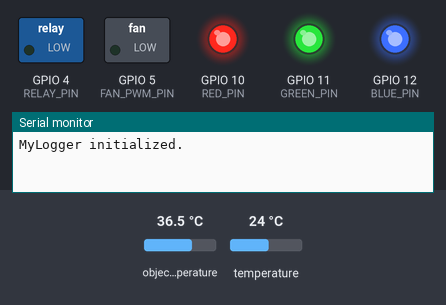
The program below on a simulated ESP32-S3. Parts: switched loads named in the program (green lamp = pin HIGH), output pins drawn as LEDs (lit = HIGH), the last lines printed to the serial monitor. Inputs (shaded band) come from the test bench; at power-on: object temperature 36.5 °C, temperature 24 °C. WiFi joins after 1.5 s; servers stay silent unless stated; the local clock reads 2024-03-15 10:24:30 at power-on unless the program sets it.

Above: at 2.5 s.
At 3.5 s:
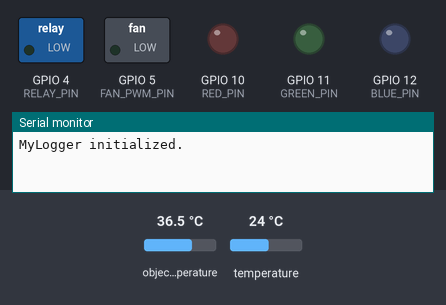
At 5.5 s:
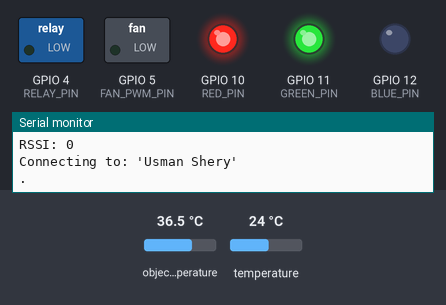
At 6.5 s:
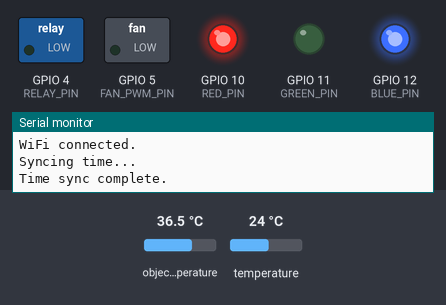
At 7.5 s:
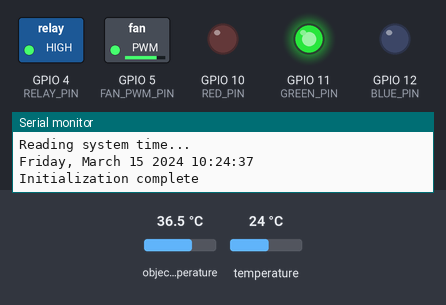
At 8.5 s:
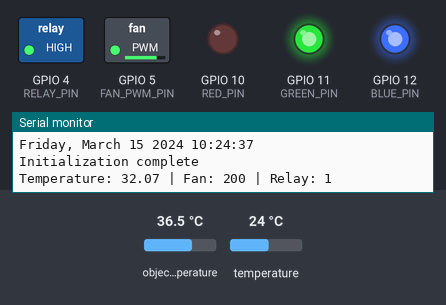
Timing chart, 0 to 10.0 s (numbered marks = the images above):
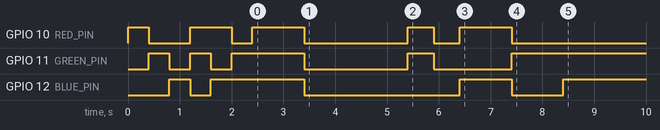

Measured:
- by itself, GPIO 12 (BLUE_PIN): goes LOW 0.40 s, HIGH 1.8 s, LOW 3.0 s, HIGH 1.0 s, LOW 1.0 s, then HIGH

The program:

main.cpp
```cpp
#include "include/TemperatureManager.h"
#include "include/Logger.h"
#include "include/Network.h"
#include "include/Led.h"
#include "include/Util.h"
#include "include/FanController.h"

Network network = Network();
Adafruit_MLX90614 mlx = Adafruit_MLX90614();
TemperatureManager tempManager = TemperatureManager();
FanController fanController = FanController();

void setup() {
  // init logger
  logger.begin(115200);

  // init led & execute a color test
  led.Init();
  led.Test();

  // setup temp sensor
  if (!tempManager.Init()) {
    led.Set(Led::Color::RED);
    while (1);
  };

  // setup wifi
  while(1){
    if(!network.Connect()){
      led.Set(Led::Color::RED);
      led.Freeze(true);
      delay(5000);
    }else{
      led.Freeze(false);
      break;
    }
  }

  // time sync
  while(1){
    if(!network.SyncSysTime()){
      led.Set(Led::Color::RED);
      led.Freeze(true);
      delay(5000);
    }else{
      led.Freeze(false);
      break;
    }
  }

  // update time
  while(1){
    logger.log("Reading system time...");
    if(network.ReadTime()){
      led.Freeze(false);
      led.Set(Led::MEGENTA);
      network.PrintTime();
      break;
    }else{
      logger.log("time false");
      led.Set(Led::Color::RED);
      led.Freeze(true);
    }
  }

  // init fan controller
  fanController.Init();
  fanController.Reset(tempManager.GetObjectTemp());

  led.Set(Led::Color::GREEN);
  logger.log("Initialization complete");
  delay(1000);
}

void loop() {
  // update temperature
  tempManager.UpdateReading();

  // get system time
  network.ReadTime();
  int systemTimeSec = timeToDaySeconds(network.GetTime());

  // update fan speed
  fanController.UpdateFanSpeed(tempManager.GetObjectTemp(), systemTimeSec);

  // log results
  // todo

  delay(1000);
}
```

FanController.cpp
```cpp
#include "../include/FanController.h"

void FanController::Init(){
    fanSpeed = FAN_SPEED_MAX;
    relayState = true;
    fanToggle = true;
    pinMode(FAN_PWM_PIN, OUTPUT);
    pinMode(RELAY_PIN, OUTPUT);
    analogWrite(FAN_PWM_PIN, fanSpeed);
    digitalWrite(RELAY_PIN, (uint8_t)(relayState & 1));
}

void FanController::UpdateFanSpeed(float newCurrentTemp, int systemTimeDaySec){
    unsigned long currentSystemClock = millis();

    if (systemTimeDaySec >= startTimeSec && systemTimeDaySec <= endTimeSec && fanToggle == false){
        logger.log("Toggle on: working hours starting");
        Reset(newCurrentTemp);
        Toggle(true);
    }else if ((systemTimeDaySec < startTimeSec || systemTimeDaySec > endTimeSec) && fanToggle == true){
        logger.log("Toggle off: out of working hours");
        Toggle(false);
        return;
    }

    if (fanToggle == false){
        return;
    }

    // reading after 1 min
    if(currentSystemClock - prevSystemClock > 60000){
        logger.log("processing for fanspeed, toggle: %d", fanToggle);
        prevSystemClock = currentSystemClock;

        prevTemp = currentTemp;
        currentTemp = newCurrentTemp;
        tempHistory[++tempHistoryIndex] = currentTemp;

        // safe range check
        if(currentTemp >= TEMP_UPPER_THRESHOLD){
            // too hot, full speed cooling
            fanSpeed = FAN_SPEED_MAX;
        }else if (currentTemp <= TEMP_LOWER_THRESHOLD && prevTemp <= TEMP_LOWER_THRESHOLD){
            // cool enough, turn off the cooling
            fanSpeed = 0;
        }else{
            // maintain cooling
            float rate = ComputeFirstDerivative();
            // check the rate of change
            if(rate < -0.1){
                // temp decreasing
                // todo: no change
            }else if (rate > 0.1){
                // temp increasing
                // todo: increase fan speed by 10%
                if(fanSpeed < FAN_SPEED_MAX){
                    fanSpeed += FAN_SPEED_MAX * 0.1;
                }
                if(fanSpeed > FAN_SPEED_MAX){
                    fanSpeed = FAN_SPEED_MAX;
                }
            }else{
                // no significant change
                // todo: decrease fan speed by 10%
                if(fanSpeed > FAN_SPEED_MIN){
                    fanSpeed -= FAN_SPEED_MAX * 0.1;
                }
                if(fanSpeed < FAN_SPEED_MIN){
                    fanSpeed = FAN_SPEED_MIN;
                }
            }
        }

        if(fanSpeed <= 0){
            relayState = false;
        }else{
            relayState = true;
        }

        analogWrite(FAN_PWM_PIN, fanSpeed);
        digitalWrite(RELAY_PIN, (uint8_t)(relayState & 1));
    }

    logger.log("Temperature: %.2f | Fan: %d | Relay: %d", newCurrentTemp, fanSpeed, relayState);
}

void FanController::Reset(float currentTemperature){
    currentTemp = currentTemperature;
    prevTemp = currentTemp;
    for(int i = 0; i < TEMP_HISTORY_BUFFER; i++){
        tempHistory[i] = currentTemp;
    }
    tempHistoryIndex = 0;
    prevSystemClock = millis();
    fanSpeed = FAN_SPEED_MAX;
}

void FanController::Toggle(bool toggleValue){
    this->fanToggle = toggleValue;
}

float FanController::ComputeFirstDerivative() {
    return tempHistory[tempHistoryIndex] - GetPrevTemp(1); // Units: °C/minute
}

float FanController::ComputeSecondDerivative() {
    float rateNow = tempHistory[tempHistoryIndex] - GetPrevTemp(1);
    float ratePrev = GetPrevTemp(1) -  GetPrevTemp(2);
    return rateNow - ratePrev; // Units: °C/minute²
}

float FanController::GetPrevTemp(int offset){
    int effectiveIndex = tempHistoryIndex - offset;
    if (effectiveIndex < 0){
        effectiveIndex = effectiveIndex + TEMP_HISTORY_BUFFER;
    }
    return tempHistory[effectiveIndex];
}

bool FanController::GetState(){
    this->fanToggle;
}
```

Led.cpp
```cpp
#include "./include/Led.h"
#include "../include/Config.h"
#include "../include/Logger.h"

Led led;

void Led::Init(){
    pinMode(RED_PIN, OUTPUT);
    pinMode(GREEN_PIN, OUTPUT);
    pinMode(BLUE_PIN, OUTPUT);
    freeze = false;
    ledState = true;
    Clear();
}

void Led::Test(){
    Set(Color::RED);
    delay(400);
    Set(Color::GREEN);
    delay(400);
    Set(Color::BLUE);
    delay(400);
    Set(Color::YELLOW);
    delay(400);
    Set(Color::MEGENTA);
    delay(400);
    Set(Color::CYAN);
    delay(400);
    Set(Color::WHITE);
    delay(1000);
    Toggle();
    delay(1000);
}

void Led::Set(Color clr){
    Set(clr, (int)DEFAULT_INTENSITY);
}

void Led::Set(Color clr, int brightness){
    UpdateStateValues(
        colorTranslate[(int)clr][0],
        colorTranslate[(int)clr][1],
        colorTranslate[(int)clr][2],
        brightness
    );
    UpdateLedState();
}

void Led::Toggle(){
    Toggle(!ledState);
}

void Led::Toggle(bool stateOverride){
  ledState = stateOverride;
  UpdateLedState();
}

void Led::Freeze(bool freeze){
  this->freeze = freeze;
  Toggle(ledState);
}

// private
void Led::UpdateStateValues(int r, int g, int b){
  UpdateStateValues(r, g, b, DEFAULT_INTENSITY);
}

void Led::UpdateStateValues(int r, int g, int b, int intensity){
  if (freeze){ return; }
  this->r = r * intensity;
  this->g = g * intensity;
  this->b = b * intensity;
}

void Led::UpdateLedState(){
  if (freeze){ return; }
  if (ledState){
    digitalWrite(RED_PIN, r);
    digitalWrite(GREEN_PIN, g);
    digitalWrite(BLUE_PIN, b);
  }else{
    digitalWrite(RED_PIN, 0);
    digitalWrite(GREEN_PIN, 0);
    digitalWrite(BLUE_PIN, 0);
  }
}

void Led::Clear(){
  if (freeze){ return; }
  r = g = b = 0;
  ledState = true;
}
```

Logger.cpp
```cpp
#include "../include/Logger.h" // Include our logger header

// Define the global instance of MyLogger.
// This allocates memory for the Logger object.
Logger logger;

/**
 * @brief Initializes the Serial communication for logging.
 *
 * This function should be called once in your Arduino sketch's setup() function.
 * It sets the baud rate for the Serial monitor.
 * The initialization code is conditionally compiled based on ENABLE_MY_LOGGER.
 *
 * @param baudRate The baud rate for Serial communication (e.g., 115200).
 */
void Logger::begin(unsigned long baudRate) {
#ifdef ENABLE_MY_LOGGER
    Serial.begin(baudRate);
    // Optional: Wait for the Serial port to connect.
    // This is particularly useful for boards with native USB (like ESP32-S2/S3)
    // where the Serial Monitor might not be immediately ready.
    // It waits up to 5 seconds.
    unsigned long startTime = millis();
    while (!Serial && (millis() - startTime < 5000)) {
        delay(10); // Small delay to prevent busy-waiting
    }
    Serial.println("MyLogger initialized.");
#endif
}

/**
 * @brief Logs a formatted message to the Serial monitor.
 *
 * This function uses `vsnprintf` to safely format the message into an
 * internal buffer and then prints it to the Serial monitor.
 * The logging logic is conditionally compiled based on ENABLE_MY_LOGGER.
 * If ENABLE_MY_LOGGER is not defined, this function compiles to nothing.
 *
 * @param format The format string (e.g., "Value: %d, Text: %s").
 * @param ... Variable arguments corresponding to the format specifiers.
 */
void Logger::log(const char* format, ...) {
#ifdef ENABLE_MY_LOGGER
    // Declare a va_list to hold the variable arguments
    va_list args;
    // Initialize va_list to retrieve the arguments after 'format'
    va_start(args, format);

    // Use vsnprintf to safely format the string into the buffer.
    // vsnprintf prevents buffer overflows by limiting the output to LOG_BUFFER_SIZE.
    vsnprintf(_logBuffer, sizeof(_logBuffer), format, args);

    // Clean up the va_list
    va_end(args);

    // Print the formatted string to the Serial monitor, followed by a newline
    Serial.println(_logBuffer);
#endif
}

/**
 * @brief Logs time
 *
 * This function prints formatted time with a defined format, the time is read from struct tm object
 *
 * @param time The time struct object
 */
void Logger::log(tm time) {
#ifdef ENABLE_MY_LOGGER
    Serial.println(&time, "%A, %B %d %Y %H:%M:%S"); // e.g., "Monday, January
#endif
}
```

Network.cpp
```cpp
#include "../include/Network.h"

Network::Network(){}

bool Network::Connect(){
    led.Set(Led::YELLOW);
    logger.log("RSSI: %d", WiFi.RSSI());
    logger.log("Connecting to: '%s'", SSID);

    WiFi.setSleep(false);
    WiFi.mode(WIFI_STA);
    WiFi.setAutoReconnect(true);
    WiFi.begin(SSID, PASSWORD);
    int retry = 0;
    // 2 min for retry
    while (WiFi.status() != WL_CONNECTED && retry < 240) {
        delay(500);
        logger.log(".");
        led.Toggle();
        retry++;
    }
    if(WiFi.status() != WL_CONNECTED){
        logger.log("Wifi connection failed.");
        return false;
    }
    logger.log("WiFi connected.");
    return true;
}

bool Network::SyncSysTime(){
    led.Set(Led::CYAN);
    logger.log("Syncing time...");
    configTime(GMT_OFFSET_SEC, 0, NTP_SERVER);
    // Wait for time to sync (up to 10 seconds)
    int retry = 0;
    while (time(nullptr) < 24 * 3600 && retry < 10) { // Check if time is valid
        delay(500);
        logger.log(".");
        retry++;
        led.Toggle();
    }

    if(time(nullptr) < 24 * 3600){
        logger.log("Time sync failed.");
        return false;
    }

    logger.log("Time sync complete.");
    led.Set(Led::MEGENTA);
    delay(1000);
    return true;
}

bool Network::ReadTime(){
    led.Set(Led::CYAN);
    bool success = false;
    for(int i = 0; i < 3; i++){
        if (getLocalTime(&currentTime)){
            success = true;
            break;
        }else{
            logger.log("Read time fail (%d/3)", i + 1);
        }
    }
    if(!success){
        logger.log("Failed to obtain time");
    }
    return success;
}

tm Network::GetTime(){
    return currentTime;
}

void Network::PrintTime(){
  logger.log(currentTime);
}
```

TemperatureManager.cpp
```cpp
#include "../include/TemperatureManager.h"
#include "../include/Led.h"
#include "../include/Config.h"

using std::isnan;

TemperatureManager::TemperatureManager(){
    mlx = Adafruit_MLX90614();

    float defaultTemp = ambient_temp;

    index = 0;
    currentObjTemp = defaultTemp;
    currentAmbTemp = defaultTemp;
    ambBufferSum = defaultTemp * buffer_size;
    objBufferSum = defaultTemp * buffer_size;
    for(int i = 0; i < buffer_size; i++){
        ambBuffer[i] = defaultTemp;
        objBuffer[i] = defaultTemp;
    }
}

bool TemperatureManager::Init(){
    led.Set(Led::BLUE);
    delay(500);
    Wire.begin(CUSTOM_SDA_PIN, CUSTOM_SCL_PIN);
    if (!mlx.begin()) {
        logger.log("Error connecting to MLX sensor. Check wiring.");
        return false;
    }
    return true;
}

void TemperatureManager::UpdateReading(){
    float objectTempReading = mlx.readObjectTempC();
    float ambientTempReading = mlx.readAmbientTempC();

    if (isnan(objectTempReading) == true || isnan(ambientTempReading) == true){
        logger.log("Sensor reading bad. skipping the reading");
        return;
    }

    float existingReading = objBuffer[index];
    objBuffer[index] = objectTempReading;

    objBufferSum -= existingReading;
    objBufferSum += objectTempReading;
    currentObjTemp = (float)(objBufferSum/(float)buffer_size);

    existingReading = ambBuffer[index];
    ambBuffer[index] = ambientTempReading;

    ambBufferSum -= existingReading;
    ambBufferSum += ambientTempReading;
    currentAmbTemp = (float)(ambBufferSum/(float)buffer_size);

    index++;
    if(index >= buffer_size){
        index = 0;
    }
}

float TemperatureManager::GetObjectTemp(){
    return currentObjTemp;
}

float TemperatureManager::GetAmbientTemp(){
    return currentAmbTemp;
}
```

FanController.h
```cpp
#pragma once

#include "Config.h"
#include "TemperatureManager.h"
#include "Network.h"

class FanController {

    float currentTemp, prevTemp;
    float tempHistory[TEMP_HISTORY_BUFFER];
    int tempHistoryIndex;
    unsigned long prevSystemClock;

    int fanSpeed;
    bool relayState;
    bool fanToggle;

public:

    FanController(){}

    void Init();
    void UpdateFanSpeed(float newCurrentTemp, int systemTimeDaySec);
    void Reset(float currentTemperature);
    void Toggle(bool toggleValue);
    bool GetState();

private:
    float ComputeFirstDerivative();
    float ComputeSecondDerivative();
    float GetPrevTemp(int offset);

};
```

Led.h
```cpp
/**
 * Possible issues to freeze system:
 * ** [P0] Wifi Connect (red)
 * ** [P0] Bootup Time Sync (red)
 * ** [P0] Temperature Sensor Not Connected (red)
 * ** [P1] Read System Time (megenta)
 * ** [P2] Daily Time Sync (cyan)
 */

#pragma once

class Led {
    int r,g,b;
    bool ledState;
    bool freeze;

public:
    enum Color {
        RED,
        GREEN,
        BLUE,
        YELLOW,
        MEGENTA,
        CYAN,
        WHITE
    };

    int colorTranslate[7][3] = {
        {1, 0, 0},
        {0, 1, 0},
        {0, 0, 1},
        {1, 1, 0},
        {1, 0, 1},
        {0, 1, 1},
        {1, 1, 1}
    };

    void Init();
    void Set(Color clr);
    void Set(Color clr, int brightness);
    void Test();
    /**
     * Only toggles LED on or off, does not erase the state
     */
    void Toggle();
    void Toggle(bool stateOverride);
    void Clear();
    void Freeze(bool freeze);

private:
    void UpdateStateValues(int r, int g, int b);
    void UpdateStateValues(int r, int g, int b, int intensity);
    void UpdateLedState();
};

extern Led led;
```

Logger.h
```cpp
#ifndef MYLOGGER_H
#define MYLOGGER_H

// Include Arduino.h for Serial functionality and other Arduino-specific types
#include <Arduino.h>
// Include stdarg.h for variable arguments (va_list, va_start, va_end)
// This is necessary for printf-like formatting in the log function.
#include <stdarg.h>

// -----------------------------------------------------------------------------
// LOGGING CONTROL MACRO
// Uncomment the line below to ENABLE logging throughout your project.
// If this line is commented out, all calls to Logger.log() will be
// removed by the preprocessor, resulting in zero overhead in your compiled code.
#define ENABLE_MY_LOGGER
// -----------------------------------------------------------------------------

/**
 * @brief A simple logging class for ESP32 using Serial.print.
 *
 * This class provides a single function to log messages with printf-like
 * formatting. Logging can be enabled or disabled globally using the
 * ENABLE_MY_LOGGER macro in this header file.
 */
class Logger {
public:
    /**
     * @brief Initializes the Serial communication for logging.
     *
     * This function should be called once in your Arduino sketch's setup() function.
     * It sets the baud rate for the Serial monitor.
     *
     * @param baudRate The baud rate for Serial communication (e.g., 115200).
     */
    void begin(unsigned long baudRate);

    /**
     * @brief Logs a formatted message to the Serial monitor.
     *
     * This function works similarly to printf, allowing you to format messages
     * with variable arguments. The message will only be printed if
     * ENABLE_MY_LOGGER is defined.
     *
     * @param format The format string (e.g., "Value: %d, Text: %s").
     * @param ... Variable arguments corresponding to the format specifiers.
     */
    void log(const char* format, ...);
    void log(tm time);

private:
    // A buffer to hold the formatted log message before printing.
    // Adjust its size if you expect very long log messages.
    static const int LOG_BUFFER_SIZE = 256;
    char _logBuffer[LOG_BUFFER_SIZE];
};

// Declare a global instance of the logger.
// This makes the logger accessible from any file that includes MyLogger.h
// by simply calling 'Logger.log(...)'.
extern Logger logger;

#endif // MYLOGGER_H
```

Network.h
```cpp
#pragma once

#include "WiFi.h"
#include "Logger.h"
#include "Config.h"
#include "Led.h"

class Network {
    // const char* ntpServer = "pool.ntp.org";
    // const long  gmtOffset_sec = 18000;
    // const int   daylightOffset_sec = 0;

    struct tm currentTime;


public:

    // init
    Network();
    bool Connect();

    // network calls

    // time
    bool SyncSysTime();
    bool ReadTime();
    tm GetTime();
    void PrintTime();

    // remote logging

};
```

Util.h
```cpp
#pragma once

#include <stdio.h>
#include "time.h"

static int timeStringToDaySeconds(const char* timeStr) {
    int hours, minutes, seconds;
    sscanf(timeStr, "%d:%d:%d", &hours, &minutes, &seconds);
    return hours * 3600 + minutes * 60 + seconds;
}

static int timeToDaySeconds(tm systemTime){
    return systemTime.tm_hour * 3600 + systemTime.tm_min * 60 + systemTime.tm_sec;
}
```

Source omitted: TemperatureManager.h (825 bytes), test_main.cpp (1573 bytes), Config.cpp (811 bytes), Config.h (797 bytes)
